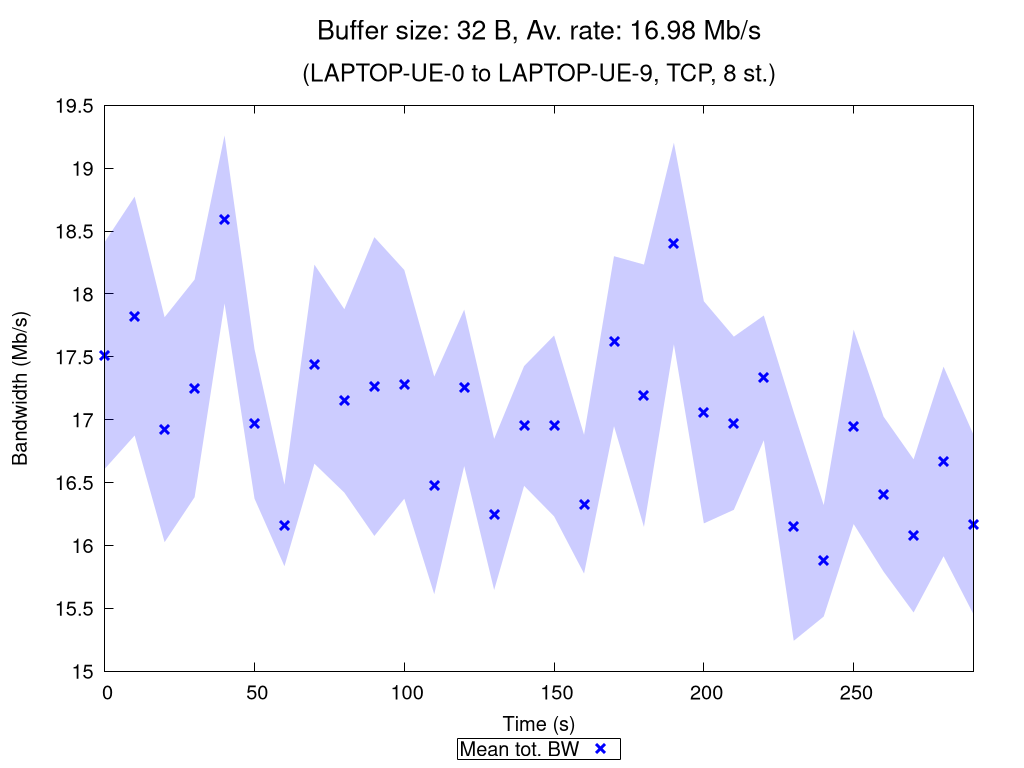

The gnuplot source for this figure:
set terminal pngcairo nocrop enhanced size 1024,768 font "Verdana,15"
set output "TCP_8_st_2020_11_17_12-37-53_one2two_00032B.png"

set title "{/=20 Buffer size: 32 B, Av. rate: 16.98 Mb/s}\n\n{/=18 (LAPTOP-UE-0 to LAPTOP-UE-9, TCP, 8 st.)}"

set xlabel "Time (s)"
set ylabel "Bandwidth (Mb/s)"
set ytics nomirror
set key bmargin center horizontal box samplen 1 width -1
set bmargin 4.6
set rmargin 4.5

rf = 1000000.0  # rate factor
set style fill transparent solid 0.2 noborder
set autoscale xfix
plot "TCP_8_st_2020_11_17_12-37-53_one2two_00032B_iperf_processed.dat" using 1:($2/rf-$3/rf):($2/rf+$3/rf) with filledcurves lc rgb "blue" notitle, \
     "" using 1:($2/rf) with points pt 2 ps 1.5 lw 3 lc rgb "blue" title "Mean tot. BW", \
